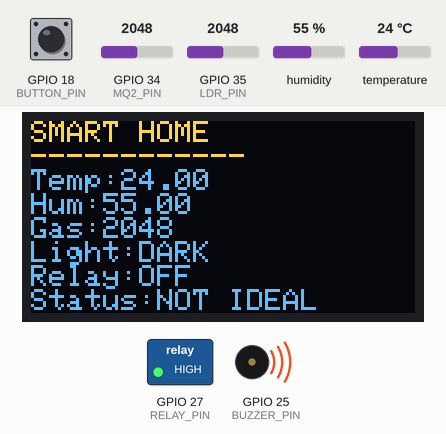
Simulated run of this sketch. Board: ESP32. On the bench: 128×64 one-colour display, switched loads named in the sketch (green lamp = pin HIGH), buzzer (waves = sounding, pin HIGH). Inputs (shaded band) come from the test bench; at power-on: GPIO 18 (BUTTON_PIN) HIGH, GPIO 35 (LDR_PIN) = 2048, humidity 55 %, GPIO 34 (MQ2_PIN) = 2048, temperature 24 °C. The OLED is the two-colour kind (top 16 rows yellow); WiFi joins after 1.5 s; servers stay silent unless stated; uploads are accepted with an empty reply; what the sketch prints to the serial monitor is not drawn.

Above: at 4.7 s.
4.8 s: GPIO 18 (BUTTON_PIN) pulled LOW for 0.2 s
At 6.0 s:
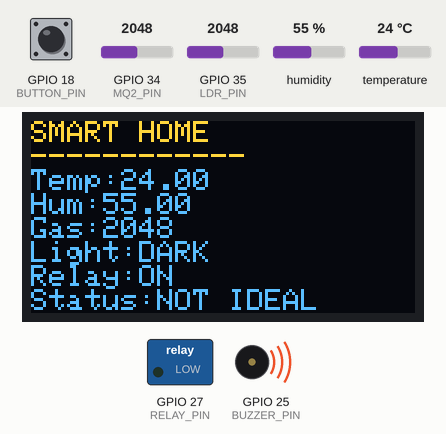
7.6 s: GPIO 35 (LDR_PIN) set to 1956
At 8.7 s:
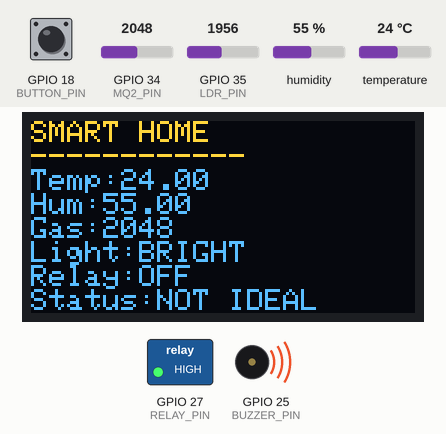
9.1 s: GPIO 18 (BUTTON_PIN) pulled LOW for 1 s
At 10.4 s:
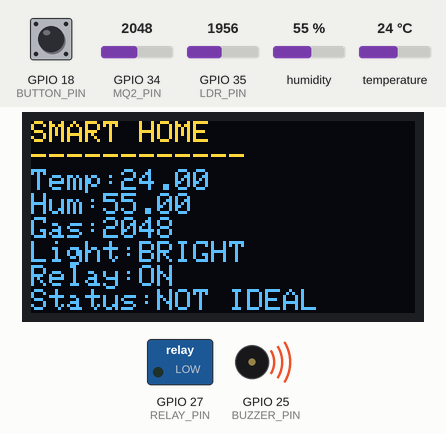
12.0 s: humidity set to 22 %
At 13.5 s:
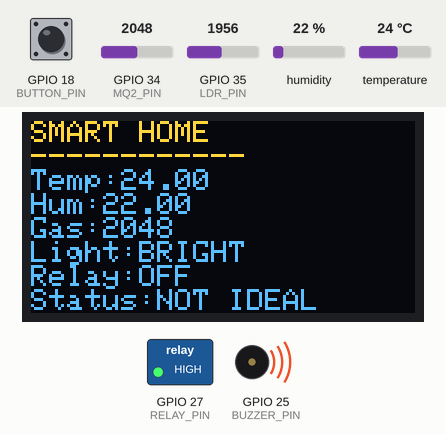
13.8 s: GPIO 34 (MQ2_PIN) set to 1960
At 15.1 s:
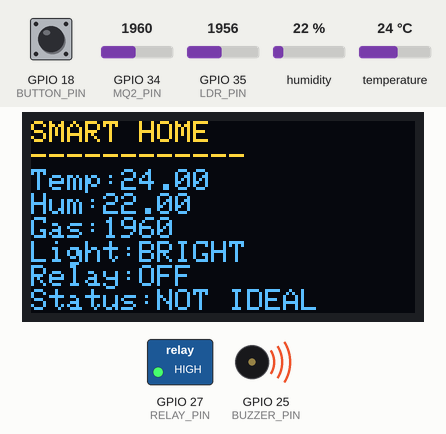
15.4 s: temperature set to 12 °C
At 17.1 s:
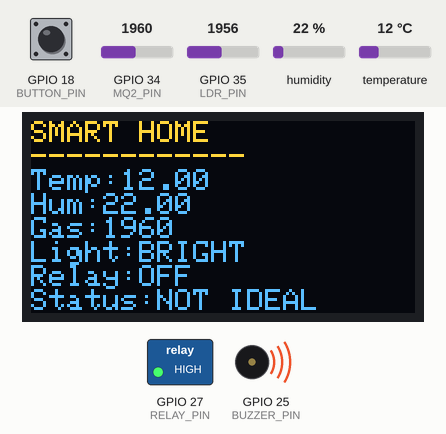
Timing chart, 0 to 18.6 s (numbered marks = the images above; inputs shaded):
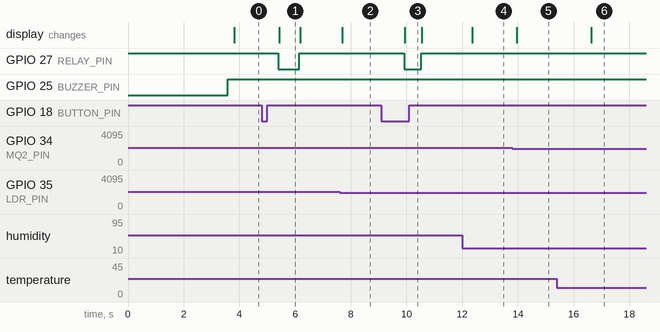

Measured:
- the behaviour switches between 2000 and 1999 on GPIO 35 (LDR_PIN) (found by bisection; images 1 and 2)
- after the input at 4.8 s, GPIO 27 (RELAY_PIN): HIGH → LOW after 0.60 s, → HIGH 0.76 s later; the display: changes after 0.63 s (image 1)
- after the input at 7.6 s, the display: changes after 0.10 s (image 2)
- after the input at 9.1 s, GPIO 27 (RELAY_PIN): HIGH → LOW after 0.81 s, → HIGH 0.62 s later; the display: changes after 0.84 s (image 3)
- after the input at 12.0 s, the display: changes after 0.37 s (image 4)
- after the input at 13.8 s, the display: changes after 0.15 s (image 5)
- after the input at 15.4 s, the display: changes after 1.2 s (image 6)

The sketch:

Smart_Home_IoT.ino
```cpp
#include <WiFi.h>
#include <WiFiManager.h>
#include <HTTPClient.h>
#include <DHT.h>
#include <ArduinoJson.h>
#include <Wire.h>
#include <Adafruit_GFX.h>
#include <Adafruit_SSD1306.h>


// =============================
// SENSOR PINS
// =============================

#define DHTPIN 4
#define DHTTYPE DHT11

#define MQ2_PIN 34
#define LDR_PIN 35

#define RELAY_PIN 27
#define BUZZER_PIN 25
#define BUTTON_PIN 18


DHT dht(
DHTPIN,
DHTTYPE
);


// =============================
// OLED
// =============================


#define SCREEN_WIDTH 128
#define SCREEN_HEIGHT 64


Adafruit_SSD1306 display(
SCREEN_WIDTH,
SCREEN_HEIGHT,
&Wire,
-1
);


// =============================
// PHP SERVER LINKS
// CHANGE PC IP HERE
// =============================


String insertURL =
"http://10.221.146.224/smart_home/insert_data.php";


String getRelayURL =
"http://10.221.146.224/smart_home/get_relay.php?device_id=ESP32_01";


String updateRelayURL =
"http://10.221.146.224/smart_home/update_relay.php";


String getSettingsURL =
"http://10.221.146.224/smart_home/get_settings.php?device_id=ESP32_01";


// =============================
// SENSOR VARIABLES
// =============================


float temperature;

float humidity;

int gas;

int light;


String status;

String reason;

String lightState;


// =============================
// DATABASE SETTINGS
// =============================


float temperatureThreshold = 30;

int gasThreshold = 400;


// =============================
// RELAY VARIABLES
// =============================


bool relayState=false;

bool lastButtonState=HIGH;


// =============================
// TIMER VARIABLES
// =============================


unsigned long lastUpload=0;

unsigned long lastSettingsCheck=0;

unsigned long lastRelayCheck=0;


const long uploadInterval=5000;

const long settingsInterval=5000;

const long relayInterval=1000;


// =============================
// SETUP
// =============================


void setup()

{


Serial.begin(115200);


// PINS

pinMode(RELAY_PIN,OUTPUT);

pinMode(BUZZER_PIN,OUTPUT);

pinMode(BUTTON_PIN,INPUT_PULLUP);


digitalWrite(RELAY_PIN,HIGH);

digitalWrite(BUZZER_PIN,LOW);


// DHT

dht.begin();


// OLED

Wire.begin(21,22);


display.begin(
SSD1306_SWITCHCAPVCC,
0x3C
);


display.clearDisplay();

display.setTextSize(1);

display.setTextColor(WHITE);

display.setCursor(0,0);


display.println("SMART HOME");

display.println("STARTING");


display.display();


delay(2000);


// =============================
// WIFI MANAGER
// =============================


WiFiManager wm;


wm.setConnectTimeout(20);


// Connect saved WiFi

// If not available open setup portal


if(

!wm.autoConnect(

"SmartHome_Setup",

"12345678"

)

)

{


Serial.println("WiFi Failed");


Serial.println("Starting Backup AP");


WiFi.softAP(

"SmartHome_Backup",

"12345678"

);


Serial.print("Backup IP:");

Serial.println(

WiFi.softAPIP()

);


}


else

{


Serial.println("WiFi Connected");


Serial.print("ESP32 IP:");

Serial.println(

WiFi.localIP()

);


}


}


// =============================
// GET SETTINGS
// =============================


void getSettings()

{


HTTPClient http;


http.begin(

getSettingsURL

);


int response = http.GET();


if(response > 0)

{


String json = http.getString();


StaticJsonDocument<512> doc;


deserializeJson(doc,json);


temperatureThreshold =

doc["temperature_threshold"];


gasThreshold =

doc["gas_threshold"];


Serial.println("SETTINGS UPDATED");


}


http.end();


}


// =============================
// SENSOR LOGIC
// =============================


void updateSensors()

{


humidity = dht.readHumidity();


temperature = dht.readTemperature();


if(

isnan(humidity) ||

isnan(temperature)

)

{


humidity=0;

temperature=0;


}


gas = analogRead(MQ2_PIN);


light = analogRead(LDR_PIN);


// LIGHT

if(light < 2000)

{

lightState="BRIGHT";

}

else

{

lightState="DARK";

}


bool tempBad =

temperature > temperatureThreshold;


bool gasBad =

gas > gasThreshold;


// STATUS

if(

tempBad ||

gasBad

)

{


status="NOT IDEAL";


if(tempBad && gasBad)

{

reason="Temp + Gas high";

}

else if(tempBad)

{

reason="Temp high";

}

else

{

reason="Gas detected";

}


digitalWrite(

BUZZER_PIN,

HIGH

);


}

else

{


status="IDEAL";


reason="Good environment";


digitalWrite(

BUZZER_PIN,

LOW

);


}


}


// =============================
// GET RELAY STATUS
// =============================


void getRelayState()

{


HTTPClient http;


http.begin(

getRelayURL

);


int response = http.GET();


if(response > 0)

{


String state = http.getString();


state.trim();


if(state=="ON")

{

relayState=true;

}

else

{

relayState=false;

}


}


http.end();


}


// =============================
// UPDATE RELAY DATABASE
// =============================


void updateRelayDatabase()

{


HTTPClient http;


http.begin(

updateRelayURL

);


http.addHeader(

"Content-Type",

"application/x-www-form-urlencoded"

);


String data =

String("device_id=ESP32_01")

+

"&actuator_status="

+

String(

relayState ? "ON":"OFF"

);


int response = http.POST(data);


Serial.print("RELAY UPDATE:");

Serial.println(response);


http.end();


}


// =============================
// SEND SENSOR DATA
// =============================


void sendData()

{


HTTPClient http;


http.begin(

insertURL

);


http.addHeader(

"Content-Type",

"application/x-www-form-urlencoded"

);


String data =

String("device_id=ESP32_01");


data += "&temperature=";

data += String(temperature);


data += "&humidity=";

data += String(humidity);


data += "&gas_level=";

data += String(gas);


data += "&light_level=";

data += String(light);


data += "&light_status=";

data += lightState;


data += "&status=";

data += status;


int response = http.POST(data);


Serial.print("PHP:");

Serial.println(response);


http.end();


}


// =============================
// LOOP
// =============================


void loop()

{


// SETTINGS

if(

millis()-lastSettingsCheck >= settingsInterval

)

{


lastSettingsCheck = millis();


getSettings();


}


// SENSOR

updateSensors();


// RELAY FROM DATABASE

if(

millis()-lastRelayCheck >= relayInterval

)

{


lastRelayCheck = millis();


getRelayState();


}


// BUTTON

bool buttonState =

digitalRead(BUTTON_PIN);


if(

buttonState == LOW &&

lastButtonState == HIGH

)

{


relayState = !relayState;


updateRelayDatabase();


delay(300);


}


lastButtonState = buttonState;


// RELAY OUTPUT


if(relayState)

{

digitalWrite(

RELAY_PIN,

LOW

);

}

else

{

digitalWrite(

RELAY_PIN,

HIGH

);

}


// OLED


display.clearDisplay();


display.setCursor(0,0);


display.println("SMART HOME");

display.println("------------");


display.print("Temp:");

display.println(temperature);


display.print("Hum:");

display.println(humidity);


display.print("Gas:");

display.println(gas);


display.print("Light:");

display.println(lightState);


display.print("Relay:");

display.println(

relayState ? "ON":"OFF"

);


display.print("Status:");

display.println(status);


display.display();


// UPLOAD


if(

millis()-lastUpload >= uploadInterval

)

{


lastUpload = millis();


sendData();


}


// SERIAL


Serial.println("================");

Serial.print("Temperature:");

Serial.println(temperature);


Serial.print("Humidity:");

Serial.println(humidity);


Serial.print("Gas:");

Serial.println(gas);


Serial.print("Light:");

Serial.println(lightState);


Serial.print("Status:");

Serial.println(status);


Serial.print("Reason:");

Serial.println(reason);


Serial.print("Relay:");

Serial.println(

relayState ? "ON":"OFF"

);


delay(100);


}
```
